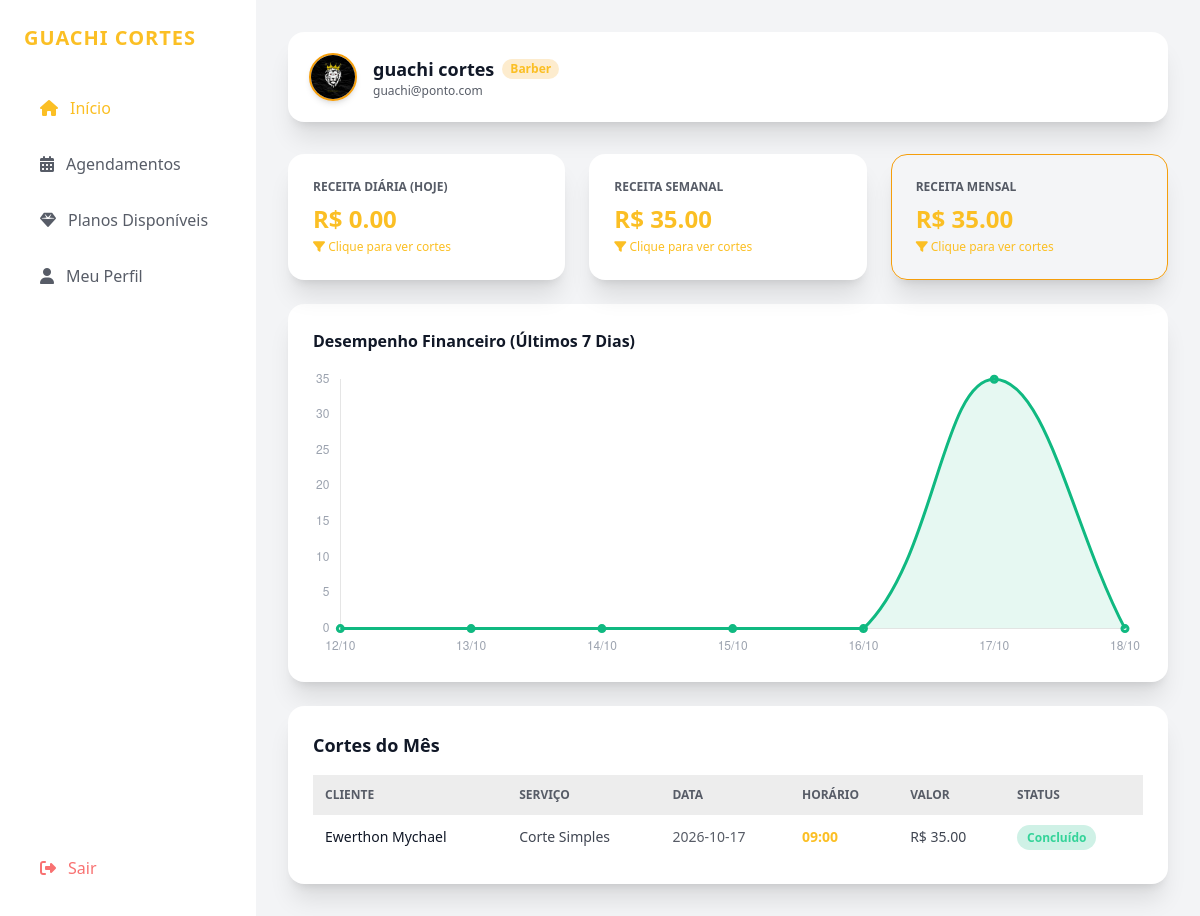
The app's page /barber/inicio (signed in) with its own data.
### app.py (models this page shows)
class Barbershop(db.Model):
  id = db.Column(db.Integer, primary_key=True)
  name = db.Column(db.String(100), nullable=False)
  image_url = db.Column(
      db.String(300),
      default='https://images.unsplash.com/photo-1503951914875-452162b0f3f1?auto=format&fit=crop&q=80&w=400',
  )
  theme_id = db.Column(db.String(30), default='emerald')
  bg_id = db.Column(db.String(30), default='preto')
  barber_id = db.Column(db.Integer, db.ForeignKey('user.id'), nullable=False)

class User(UserMixin, db.Model):
  id = db.Column(db.Integer, primary_key=True)
  name = db.Column(db.String(100), nullable=False)
  email = db.Column(db.String(100), unique=True, nullable=False)
  password = db.Column(db.String(200), nullable=False)
  role = db.Column(db.String(20), nullable=False)
  balance = db.Column(db.Float, default=0.0)
  points = db.Column(db.Integer, default=0)
  bio = db.Column(
      db.Text, default='Profissional focado em proporcionar a melhor experiência.'
  )
  theme_id = db.Column(db.String(30), default='emerald')
  bg_id = db.Column(db.String(30), default='preto')
  avatar_url = db.Column(
      db.String(300),
      default='https://images.unsplash.com/photo-1535713875002-d1d0cf377fde?auto=format&fit=crop&q=80&w=200',
  )
  barbershop = db.relationship(
      'Barbershop', backref='owner', uselist=False, cascade='all, delete'
  )
  appointments_as_client = db.relationship(
      'Appointment', foreign_keys='Appointment.client_id', backref='client'
  )
  appointments_as_barber = db.relationship(
      'Appointment', foreign_keys='Appointment.barber_id', backref='barber'
  )
  deposits = db.relationship(
      'DepositRequest', backref='client', cascade='all, delete'
  )

class Appointment(db.Model):
  id = db.Column(db.Integer, primary_key=True)
  barber_id = db.Column(db.Integer, db.ForeignKey('user.id'), nullable=False)
  client_id = db.Column(db.Integer, db.ForeignKey('user.id'), nullable=False)
  service_name = db.Column(db.String(100), default='Corte Simples')
  date = db.Column(db.String(20), nullable=False)
  time = db.Column(db.String(10), nullable=False)
  price = db.Column(db.Float, default=35.00)
  points_earned = db.Column(db.Integer, default=6)
  status = db.Column(db.String(20), default='Confirmado')
  payment_method = db.Column(db.String(30), default='Na Barbearia')
  is_paid = db.Column(db.Boolean, default=False)

### app.py (the view)
@app.route('/barber/inicio')
@login_required
def barber_inicio():
  if current_user.role != 'barber':
    return redirect(url_for('index'))
  filter_type = request.args.get('filter', 'month')
  today_dt = datetime.now()
  today_str = today_dt.strftime('%Y-%m-%d')
  all_appts = Appointment.query.filter_by(barber_id=current_user.id).all()
  valid_appts = [
      a for a in all_appts if a.status == 'Concluído' or (a.status == 'Confirmado' and a.is_paid)
  ]
  daily_rev = sum([a.price for a in valid_appts if a.date == today_str])
  week_ago_dt = today_dt - timedelta(days=7)
  weekly_rev = sum(
      [a.price for a in valid_appts if a.date >= week_ago_dt.strftime('%Y-%m-%d')]
  )
  monthly_rev = sum([a.price for a in valid_appts])
  if filter_type == 'day':
    filtered_appointments = [a for a in valid_appts if a.date == today_str]
    filter_title = f'Cortes de Hoje ({today_str})'
  elif filter_type == 'week':
    filtered_appointments = [
        a for a in valid_appts if a.date >= week_ago_dt.strftime('%Y-%m-%d')
    ]
    filter_title = 'Cortes da Última Semana'
  else:
    filtered_appointments = valid_appts
    filter_title = 'Cortes do Mês'
  chart_labels, chart_data = [], []
  for i in range(6, -1, -1):
    day_target = today_dt - timedelta(days=i)
    day_str = day_target.strftime('%Y-%m-%d')
    chart_labels.append(day_target.strftime('%d/%m'))
    chart_data.append(sum([a.price for a in valid_appts if a.date == day_str]))
  return render_template(
      'barber_inicio.html',
      daily_rev=daily_rev,
      weekly_rev=weekly_rev,
      monthly_rev=monthly_rev,
      filtered_appointments=filtered_appointments,
      filter_title=filter_title,
      current_filter=filter_type,
      chart_labels=chart_labels,
      chart_data=chart_data,
  )

### app.py (called while the page is built)
@login_manager.user_loader
def load_user(user_id):
  return db.session.get(User, int(user_id))

### templates/barber_inicio.html
{% extends "base_app.html" %}
{% set active_tab = 'inicio' %}
{% block main_content %}
<div class="space-y-6">
    <div class="grid grid-cols-1 sm:grid-cols-3 gap-6">
        <a href="{{ url_for('barber_inicio', filter='day') }}" class="{{ bg_style.card_bg }} p-6 rounded-2xl border transition-all hover:scale-[1.02] shadow-xl {% if current_filter == 'day' %} {{ theme.border }} bg-opacity-10 {% else %} border-white/5 {% endif %}">
            <p class="text-xs font-semibold opacity-70 uppercase">Receita Diária (Hoje)</p>
            <h3 class="text-2xl font-black {{ theme.text }} mt-2">R$ {{ "%.2f"|format(daily_rev) }}</h3>
            <span class="text-xs {{ theme.text }} mt-1 block"><i class="fa-solid fa-filter"></i> Clique para ver cortes</span>
        </a>
        <a href="{{ url_for('barber_inicio', filter='week') }}" class="{{ bg_style.card_bg }} p-6 rounded-2xl border transition-all hover:scale-[1.02] shadow-xl {% if current_filter == 'week' %} {{ theme.border }} bg-opacity-10 {% else %} border-white/5 {% endif %}">
            <p class="text-xs font-semibold opacity-70 uppercase">Receita Semanal</p>
            <h3 class="text-2xl font-black {{ theme.text }} mt-2">R$ {{ "%.2f"|format(weekly_rev) }}</h3>
            <span class="text-xs {{ theme.text }} mt-1 block"><i class="fa-solid fa-filter"></i> Clique para ver cortes</span>
        </a>
        <a href="{{ url_for('barber_inicio', filter='month') }}" class="{{ bg_style.card_bg }} p-6 rounded-2xl border transition-all hover:scale-[1.02] shadow-xl {% if current_filter == 'month' %} {{ theme.border }} bg-opacity-10 {% else %} border-white/5 {% endif %}">
            <p class="text-xs font-semibold opacity-70 uppercase">Receita Mensal</p>
            <h3 class="text-2xl font-black {{ theme.text }} mt-2">R$ {{ "%.2f"|format(monthly_rev) }}</h3>
            <span class="text-xs {{ theme.text }} mt-1 block"><i class="fa-solid fa-filter"></i> Clique para ver cortes</span>
        </a>
    </div>
    <div class="{{ bg_style.card_bg }} p-6 rounded-2xl border border-white/5 shadow-xl">
        <h3 class="text-md font-bold mb-4">Desempenho Financeiro (Últimos 7 Dias)</h3>
        <div class="h-72">
            <canvas id="revenueChart"></canvas>
        </div>
    </div>
    <div class="{{ bg_style.card_bg }} p-6 rounded-2xl border border-white/5 shadow-xl">
        <h3 class="text-lg font-bold mb-4">{{ filter_title }}</h3>
        <div class="overflow-x-auto">
            <table class="w-full text-left text-sm">
                <thead class="bg-black/10 opacity-70 uppercase text-xs">
                    <tr>
                        <th class="p-3">Cliente</th>
                        <th class="p-3">Serviço</th>
                        <th class="p-3">Data</th>
                        <th class="p-3">Horário</th>
                        <th class="p-3">Valor</th>
                        <th class="p-3">Status</th>
                    </tr>
                </thead>
                <tbody class="divide-y divide-white/5">
                    {% for app in filtered_appointments %}
                    <tr>
                        <td class="p-3 font-medium">{{ app.client.name }}</td>
                        <td class="p-3 opacity-80">{{ app.service_name }}</td>
                        <td class="p-3 opacity-70">{{ app.date }}</td>
                        <td class="p-3 {{ theme.text }} font-bold">{{ app.time }}</td>
                        <td class="p-3 opacity-80">R$ {{ "%.2f"|format(app.price) }}</td>
                        <td class="p-3">
                            <span class="px-2.5 py-1 rounded-full text-xs font-semibold {{ 'bg-emerald-500/20 text-emerald-400' if app.status == 'Concluído' else 'bg-cyan-500/20 text-cyan-400' }}">{{ app.status }}</span>
                        </td>
                    </tr>
                    {% else %}
                    <tr><td colspan="6" class="p-4 text-center opacity-50">Nenhum corte registrado neste período.</td></tr>
                    {% endfor %}
                </tbody>
            </table>
        </div>
    </div>
</div>
<script>
    const labelsData = JSON.parse('{{ chart_labels | tojson | safe }}');
    const valuesData = JSON.parse('{{ chart_data | tojson | safe }}');
    const ctx = document.getElementById('revenueChart').getContext('2d');
    new Chart(ctx, {
        type: 'line',
        data: {
            labels: labelsData,
            datasets: [{
                label: 'Faturamento (R$)',
                data: valuesData,
                borderColor: '#10b981',
                backgroundColor: 'rgba(16, 185, 129, 0.1)',
                borderWidth: 3,
                fill: true,
                tension: 0.4
            }]
        },
        options: {
            responsive: true,
            maintainAspectRatio: false,
            plugins: { legend: { display: false } },
            scales: {
                x: { grid: { color: 'rgba(255,255,255,0.05)' }, ticks: { color: '#9ca3af' } },
                y: { grid: { color: 'rgba(255,255,255,0.05)' }, ticks: { color: '#9ca3af' } }
            }
        }
    });
</script>
{% endblock %}

### templates/base_app.html (shortened to what this page needs)
<!DOCTYPE html>
<html lang="pt-BR" class="dark">
<head>
    <script src="https://cdn.tailwindcss.com"></script>
    <link rel="stylesheet" href="https://cdnjs.cloudflare.com/ajax/libs/font-awesome/6.4.0/css/all.min.css">
</head>
<body class="{{ bg_style.bg_class }} {{ bg_style.text_color }} font-sans antialiased min-h-screen flex flex-col">
    <div class="flex flex-col md:flex-row min-h-screen">
        <aside class="w-full md:w-64 {{ bg_style.sidebar_bg }} border-r border-white/5 p-6 flex flex-col justify-between shrink-0">
            <div>
                <div class="text-xl font-black {{ theme.text }} tracking-wider mb-8 uppercase truncate" title="{{ custom_shop_name }}">
                    {{ custom_shop_name }}
                </div>
                <nav class="space-y-2">
                    {% if current_user.role == 'barber' %}
                        <a href="{{ url_for('barber_inicio') }}" class="w-full flex items-center space-x-3 px-4 py-3 rounded-xl font-medium transition-all {% if active_tab == 'inicio' %} bg-white/10 {{ theme.text }} {% else %} opacity-70 hover:opacity-100 hover:bg-white/5 {% endif %}">
                            <i class="fa-solid fa-house"></i> <span>Início</span>
                        </a>
                        <a href="{{ url_for('barber_agendamentos') }}" class="w-full flex items-center space-x-3 px-4 py-3 rounded-xl font-medium transition-all {% if active_tab == 'agendamentos' %} bg-white/10 {{ theme.text }} {% else %} opacity-70 hover:opacity-100 hover:bg-white/5 {% endif %}">
                            <i class="fa-solid fa-calendar-days"></i> <span>Agendamentos</span>
                        </a>
                        <a href="{{ url_for('shared_planos') }}" class="w-full flex items-center space-x-3 px-4 py-3 rounded-xl font-medium transition-all {% if active_tab == 'planos' %} bg-white/10 {{ theme.text }} {% else %} opacity-70 hover:opacity-100 hover:bg-white/5 {% endif %}">
                            <i class="fa-solid fa-gem"></i> <span>Planos Disponíveis</span>
                        </a>
                        <a href="{{ url_for('barber_perfil') }}" class="w-full flex items-center space-x-3 px-4 py-3 rounded-xl font-medium transition-all {% if active_tab == 'perfil' %} bg-white/10 {{ theme.text }} {% else %} opacity-70 hover:opacity-100 hover:bg-white/5 {% endif %}">
                            <i class="fa-solid fa-user"></i> <span>Meu Perfil</span>
                        </a>
                    {% elif current_user.role == 'admin' %}
                        <a href="{{ url_for('admin_dashboard') }}" class="w-full flex items-center space-x-3 px-4 py-3 rounded-xl font-medium transition-all bg-white/10 {{ theme.text }}">
                            <i class="fa-solid fa-chart-pie"></i> <span>Painel Admin</span>
                        </a>
                    {% endif %}
                </nav>
            </div>
            <div class="pt-4 border-t border-white/5">
                <a href="{{ url_for('logout') }}" class="flex items-center space-x-3 px-4 py-3 rounded-xl text-red-400 hover:bg-red-500/10 transition-colors font-medium">
                    <i class="fa-solid fa-right-from-bracket"></i> <span>Sair</span>
                </a>
            </div>
        </aside>
        <div class="flex-1 p-4 md:p-8 space-y-8 overflow-y-auto">
            <header class="flex flex-col sm:flex-row justify-between items-start sm:items-center {{ bg_style.card_bg }} p-5 rounded-2xl border border-white/5 shadow-xl gap-4">
                <div class="flex items-center space-x-4">
                    <img src="{{ current_user.avatar_url if current_user.avatar_url else (current_user.barbershop.image_url if current_user.barbershop else 'https://images.unsplash.com/photo-1503951914875-452162b0f3f1?auto=format&fit=crop&q=80&w=400') }}" class="w-12 h-12 rounded-full object-cover border-2 {{ theme.border }} shadow-md">
                    <div>
                        <h2 class="text-lg font-bold flex items-center gap-2">
                            {{ current_user.name }}
                            <span class="text-xs px-2 py-0.5 {{ theme.badge }} rounded-full font-semibold capitalize">{{ current_user.role }}</span>
                        </h2>
                        <p class="text-xs opacity-70">{{ current_user.email }}</p>
                    </div>
                </div>
            </header>
            {% block main_content %}{% endblock %}
        </div>
    </div>
</body>
</html>

### records on screen
Barbershop: name "GUACHI CORTES"
User: avatar_url (picture), name "guachi cortes", role "Barber", email "guachi@ponto.com"
Appointment: client.name "Ewerthon Mychael", service_name "Corte Simples", date "2026-10-17", time "09:00", price "35.00", status "Concluído"

### other values on screen
{{ "%.2f"|format(daily_rev) }} "0.00"
{{ "%.2f"|format(weekly_rev) }} "35.00"
{{ "%.2f"|format(monthly_rev) }} "35.00"
{{ filter_title }} "Cortes do Mês"
chart data {{ chart_labels | tojson | safe }} ["12/10", "13/10", "14/10", "15/10", "16/10", "17/10", "18/10"]
chart data {{ chart_data | tojson | safe }} [0, 0, 0, 0, 0, 35.0, 0]
